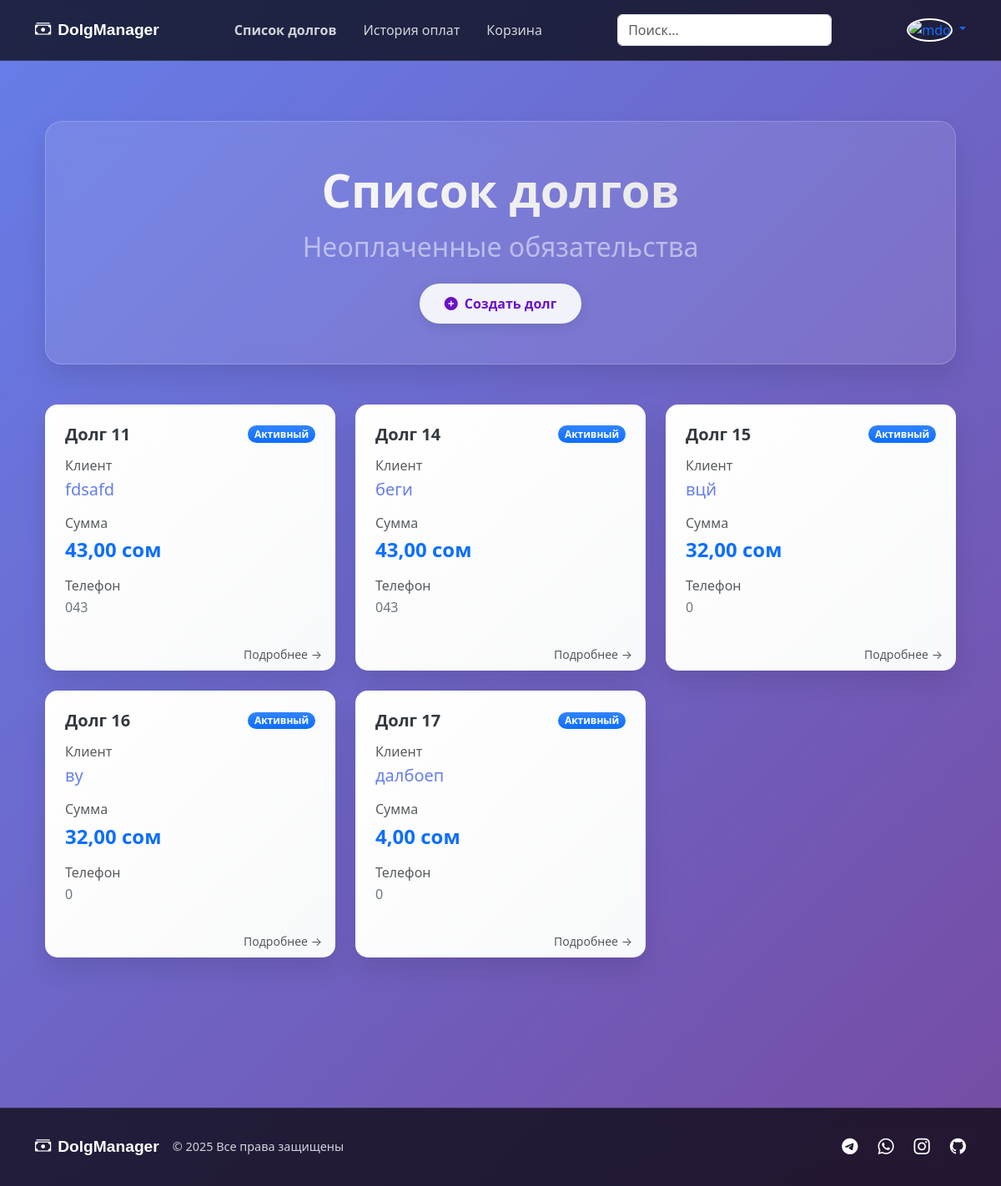
Page /list-dolg/ (signed in) on the earlier database version.
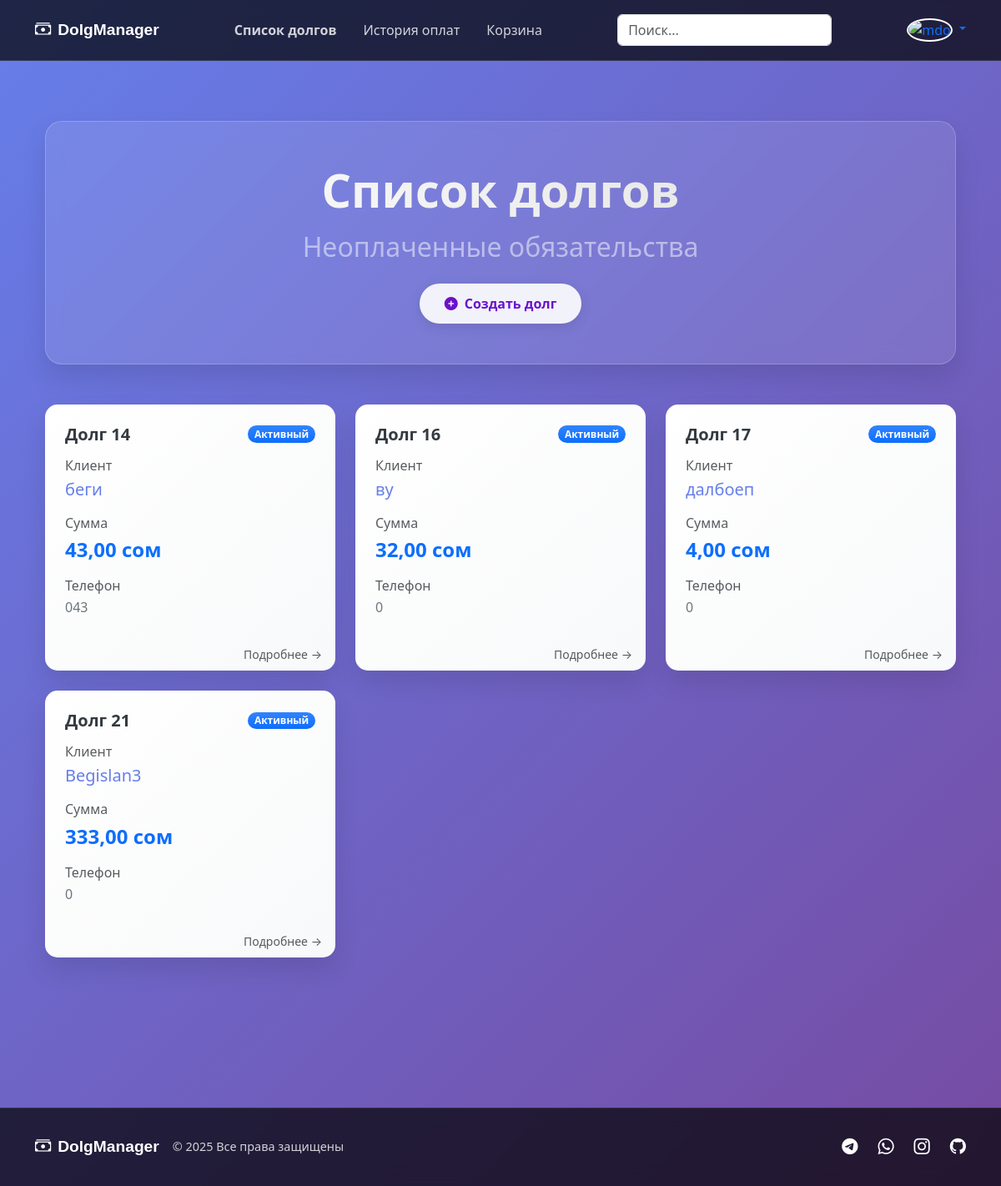
Same page on the later database version.
### core/models.py (models this page shows, shortened)
class Dolg(models.Model):
    user = models.ForeignKey('UserIndexMagazine', on_delete=models.CASCADE, verbose_name='Кассир')
    client = models.CharField(max_length=255, verbose_name='Карыз алган адам')
    phone_number = models.CharField(max_length=255, verbose_name='Номер телефона', default='0')
    summa = models.DecimalField(max_digits=10, decimal_places=2, verbose_name='Сумма')
    description = models.TextField(verbose_name='Описание')
    date_create = models.DateTimeField(auto_now_add=True, verbose_name='Дата создание')
    is_history = models.BooleanField(default=False, verbose_name="Из история")
    date_add_history = models.DateField(blank=True, null=True, verbose_name="Дата добавление истории")
    user_history = models.ForeignKey('UserIndexMagazine', on_delete=models.CASCADE, blank=True, null=True, related_name='user_history', verbose_name='Кассир доб. истории')
    is_deleted = models.BooleanField(default=False, verbose_name='Из удаление')
    deleted_comment = models.TextField(verbose_name='Комментарий удаление', blank=True)
    date_deleted = models.DateTimeField(blank=True, null=True, verbose_name='Дата удаление')
    user_deleted = models.ForeignKey('UserIndexMagazine', on_delete=models.CASCADE, blank=True, null=True, related_name='user_deleted', verbose_name='Кассир удаление')
    payment_comment = models.TextField(verbose_name='Комментарий к оплате', blank=True)

### core/views.py (the view)
# urls.py: path('list-dolg/', ListDolg.as_view(), name="list-dolg"),
class ListDolg(LoginRequiredMixin, View):
    login_url = reverse_lazy('login')  # URL to redirect to for login
    def get(self, request):
        user_index_magazine = request.user.userindexmagazine_set.first()
        object_list = Dolg.objects.filter(user=user_index_magazine, is_history=False)
        return render(request, 'list/list-dolg.html', {'object_list': object_list})

### core/templates/list/list-dolg.html (shortened to what this page needs)
{% extends 'base.html' %}
{% block content %}
<link href="https://cdn.jsdelivr.net/npm/bootstrap@5.3.3/dist/css/bootstrap.min.css" rel="stylesheet">
<link rel="stylesheet" href="https://cdnjs.cloudflare.com/ajax/libs/animate.css/4.1.1/animate.min.css"/>
<div class="container py-5">
    <div class="header-section animate__animated animate__fadeIn">
        <h1 class="display-4 fw-bold gradient-text mb-3">Список долгов</h1>
        <h2 class="fw-light text-white-50 mb-4">Неоплаченные обязательства</h2>
        <a href="{% url 'create-dolg' %}" class="btn btn-create animate__animated animate__pulse animate__infinite">
            <i class="fas fa-plus-circle me-2"></i>Создать долг
        </a>
    </div>
    <div class="row g-4">
        {% for data in object_list %}
            <div class="col-md-6 col-lg-4 animate__animated animate__fadeInUp" style="animation-delay: {{ forloop.counter0|divisibleby:2|yesno:'0.1s,0.2s' }}">
                <a href="{% url 'detail-dolg' data.id %}" class="debt-card-link">
                    <div class="card h-100">
                        <div class="card-body">
                            <div class="d-flex justify-content-between align-items-center mb-3">
                                <h5 class="card-title mb-0">Долг {{ data.id }}</h5>
                                <span class="badge bg-primary bg-gradient rounded-pill">Активный</span>
                            </div>
                            <div class="mb-3">
                                <h6 class="text-muted mb-1">Клиент</h6>
                                <p class="card-text fs-5" style="color:#667eea;">{{ data.client }}</p>
                            </div>
                            <div class="mb-3">
                                <h6 class="text-muted mb-1">Сумма</h6>
                                <p class="card-text fs-4 fw-bold text-primary">{{ data.summa }} сом</p>
                            </div>
                            <div>
                                <h6 class="text-muted mb-1">Телефон</h6>
                                <p class="card-text">{{ data.phone_number }}</p>
                            </div>
                        </div>
                        <div class="card-footer bg-transparent border-top-0 text-end">
                            <small class="text-muted">Подробнее →</small>
                        </div>
                    </div>
                </a>
            </div>
        {% endfor %}
    </div>
</div>
{% endblock %}

Differences in the rows shown:
removed Dolg: id "11", client "fdsafd", summa "43,00", phone_number "043"
no longer on this page (row edited): Dolg: id "15", client "вцй", summa "32,00", phone_number "0"
added Dolg: id "21", client "Begislan3", summa "333,00", phone_number "0"
